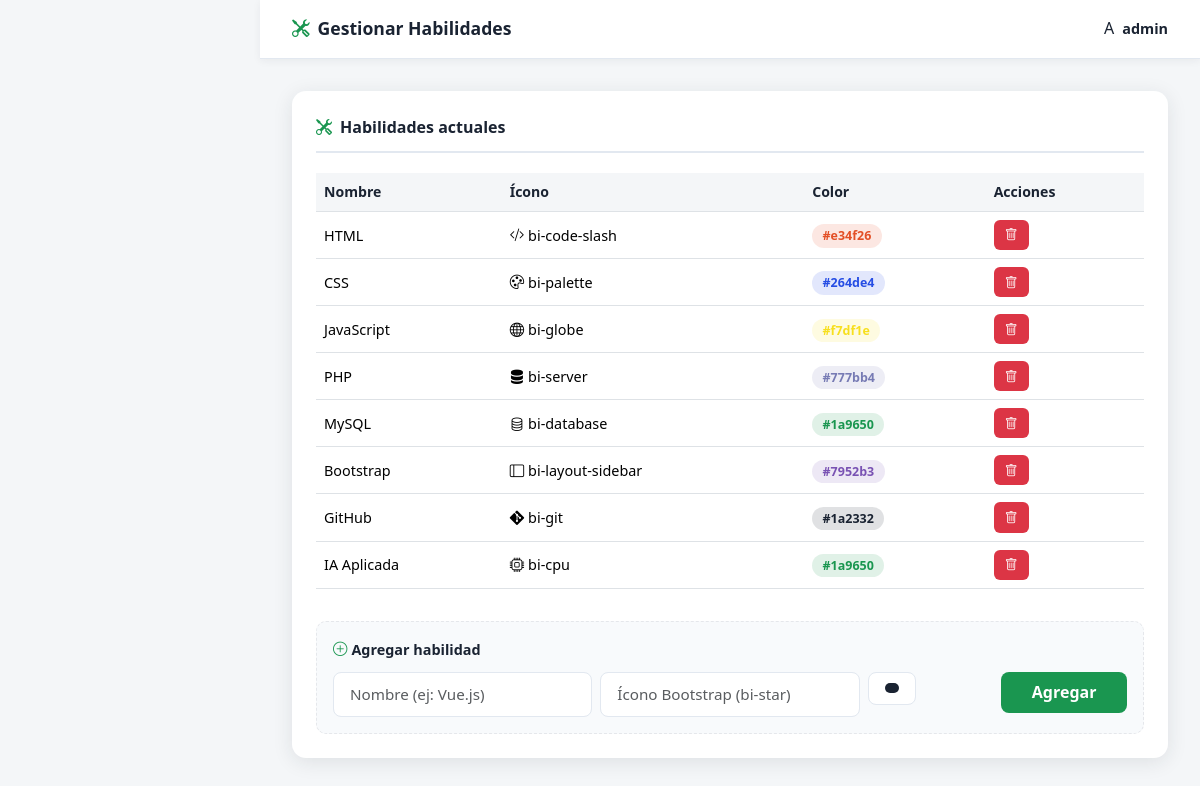
Screenshot of /dashboard/habilidades.php (signed in) with the database file from the repository.
### tables this page shows
CREATE TABLE IF NOT EXISTS habilidades (
    id INT AUTO_INCREMENT PRIMARY KEY,
    nombre VARCHAR(100) NOT NULL,
    icono VARCHAR(100),
    color VARCHAR(20) DEFAULT '#1a2332',
    orden INT DEFAULT 0,
    activo TINYINT(1) DEFAULT 1
);

### includes/functions.php (called while the page is built, shortened)
<?php
function getHabilidades($pdo) {
    $stmt = $pdo->query("SELECT * FROM habilidades WHERE activo = 1 ORDER BY orden ASC");
    return $stmt->fetchAll();
}
?>

### dashboard/habilidades.php (the view, shortened to what this page needs)
<?php
require_once '../includes/db.php';
require_once '../includes/functions.php';
$habilidades = getHabilidades($pdo);
?>
<!DOCTYPE html>
<html lang="es">
<head>
    <link rel="stylesheet" href="https://cdn.jsdelivr.net/npm/bootstrap@5.3.3/dist/css/bootstrap.min.css">
    <link rel="stylesheet" href="https://cdn.jsdelivr.net/npm/bootstrap-icons@1.11.3/font/bootstrap-icons.min.css">
    <link rel="stylesheet" href="../assets/css/style.css">
</head>
<body>
<div class="dashboard-wrapper">
    <div class="dashboard-main">
        <div class="dashboard-topbar">
            <div class="d-flex align-items-center gap-3">
                <h4><i class="bi bi-tools me-2" style="color:var(--green)"></i>Gestionar Habilidades</h4>
            </div>
            <div class="d-flex align-items-center gap-2">
                <div class="avatar-top"><?= strtoupper(substr($_SESSION['admin_user'] ?? 'A', 0, 1)) ?></div>
                <span style="font-weight:600;font-size:.9rem;"><?= htmlspecialchars($_SESSION['admin_user'] ?? 'Admin') ?></span>
            </div>
        </div>
        <div class="dashboard-content">
            <div class="dash-card">
                <div class="dash-card-title"><i class="bi bi-tools"></i> Habilidades actuales</div>
                <div class="table-responsive">
                    <table class="table table-hover">
                        <thead>
                            <tr><th>Nombre</th><th>Ícono</th><th>Color</th><th>Acciones</th></tr>
                        </thead>
                        <tbody>
                        <?php foreach ($habilidades as $h): ?>
                        <tr>
                            <td><?= htmlspecialchars($h['nombre']) ?></td>
                            <td><i class="bi <?= htmlspecialchars($h['icono']) ?> me-1"></i><?= htmlspecialchars($h['icono']) ?></td>
                            <td>
                                <span style="background:<?= htmlspecialchars($h['color']) ?>22;color:<?= htmlspecialchars($h['color']) ?>;border-radius:20px;padding:.2rem .65rem;font-size:.78rem;font-weight:600;">
                                    <?= htmlspecialchars($h['color']) ?>
                                </span>
                            </td>
                            <td>
                                <form method="POST" style="display:inline;" onsubmit="return confirm('¿Eliminar esta habilidad?')">
                                    <button type="submit" class="btn-sm-danger"><i class="bi bi-trash"></i></button>
                                </form>
                            </td>
                        </tr>
                        <?php endforeach; ?>
                        </tbody>
                    </table>
                </div>
                <div style="background:#f8fafc;border:1px dashed #e5e7eb;border-radius:10px;padding:1rem;margin-top:1rem;">
                    <p style="font-weight:700;font-size:.9rem;margin-bottom:.7rem;">
                        <i class="bi bi-plus-circle me-1" style="color:var(--green);"></i>Agregar habilidad
                    </p>
                    <form method="POST">
                        <div class="row g-2">
                            <div class="col-md-4">
                                <input type="text" name="nombre" class="form-control form-control-sm"
                                    placeholder="Nombre (ej: Vue.js)" required>
                            </div>
                            <div class="col-md-4">
                                <input type="text" name="icono" class="form-control form-control-sm"
                                    placeholder="Ícono Bootstrap (bi-star)">
                            </div>
                            <div class="col-md-2">
                                <input type="color" name="color" class="form-control form-control-sm form-control-color"
                                    value="#1a2332" title="Color del ícono">
                            </div>
                            <div class="col-md-2">
                                <button type="submit" class="btn-primary-green w-100">Agregar</button>
                            </div>
                        </div>
                    </form>
                </div>
            </div>
        </div>
    </div>
</div>
</body>
</html>

### assets/css/style.css (style rules this page uses)
:root { --navy: #1a2332; --navy2: #243044; --green: #1a9650; --green2: #28a745; --light: #f4f6f8; --white: #ffffff; --gray: #6c757d; --card-bg:#ffffff; --border: #e2e8f0; --shadow: 0 4px 20px rgba(26,38,50,0.10); --radius: 14px; --transition: all 0.3s ease; }
* { box-sizing: border-box; margin: 0; padding: 0; }
html { scroll-behavior: smooth; }
body { font-family: 'Segoe UI', Tahoma, Geneva, Verdana, sans-serif; background: var(--light); color: var(--navy); line-height: 1.6; }
.form-control { border: 1.5px solid var(--border); border-radius: 8px; padding: 0.65rem 1rem; transition: var(--transition); font-size: 0.95rem; }
.dashboard-wrapper { display: flex; min-height: 100vh; }
.dashboard-main { margin-left: 260px; flex: 1; background: var(--light); min-height: 100vh; }
.dashboard-topbar { background: var(--white); padding: 1rem 2rem; border-bottom: 1px solid var(--border); display: flex; align-items: center; justify-content: space-between; box-shadow: 0 2px 8px rgba(26,38,50,0.06); }
.dashboard-topbar h4 { margin: 0; font-weight: 700; color: var(--navy); font-size: 1.1rem; }
.dashboard-content { padding: 2rem; }
.dash-card { background: var(--white); border-radius: var(--radius); padding: 1.5rem; box-shadow: var(--shadow); }
.dash-card-title { font-size: 1rem; font-weight: 700; color: var(--navy); margin-bottom: 1.2rem; padding-bottom: 0.7rem; border-bottom: 2px solid var(--border); display: flex; align-items: center; gap: 0.5rem; }
.dash-card-title i { color: var(--green); }
.btn-primary-green { background: var(--green); border: none; color: var(--white); border-radius: 8px; padding: 0.5rem 1.2rem; font-weight: 600; transition: var(--transition); cursor: pointer; }
.table th { background: var(--light); color: var(--navy); font-weight: 700; font-size: 0.88rem; }
.table td { vertical-align: middle; font-size: 0.9rem; }
.btn-sm-danger { background: #dc3545; color: white; border: none; border-radius: 6px; padding: 0.3rem 0.7rem; font-size: 0.8rem; cursor: pointer; }

### rows the page displays
habilidades: nombre "HTML", icono "bi-code-slash", color "#e34f26"
habilidades: nombre "CSS", icono "bi-palette", color "#264de4"
habilidades: nombre "JavaScript", icono "bi-globe", color "#f7df1e"
habilidades: nombre "PHP", icono "bi-server", color "#777bb4"
habilidades: nombre "MySQL", icono "bi-database", color "#1a9650"
habilidades: nombre "Bootstrap", icono "bi-layout-sidebar", color "#7952b3"
habilidades: nombre "GitHub", icono "bi-git", color "#1a2332"
habilidades: nombre "IA Aplicada", icono "bi-cpu", color "#1a9650"

### other values shown
substr($_SESSION['admin_user'] ?? 'A', 0, 1) "A"
$_SESSION['admin_user'] "admin"
